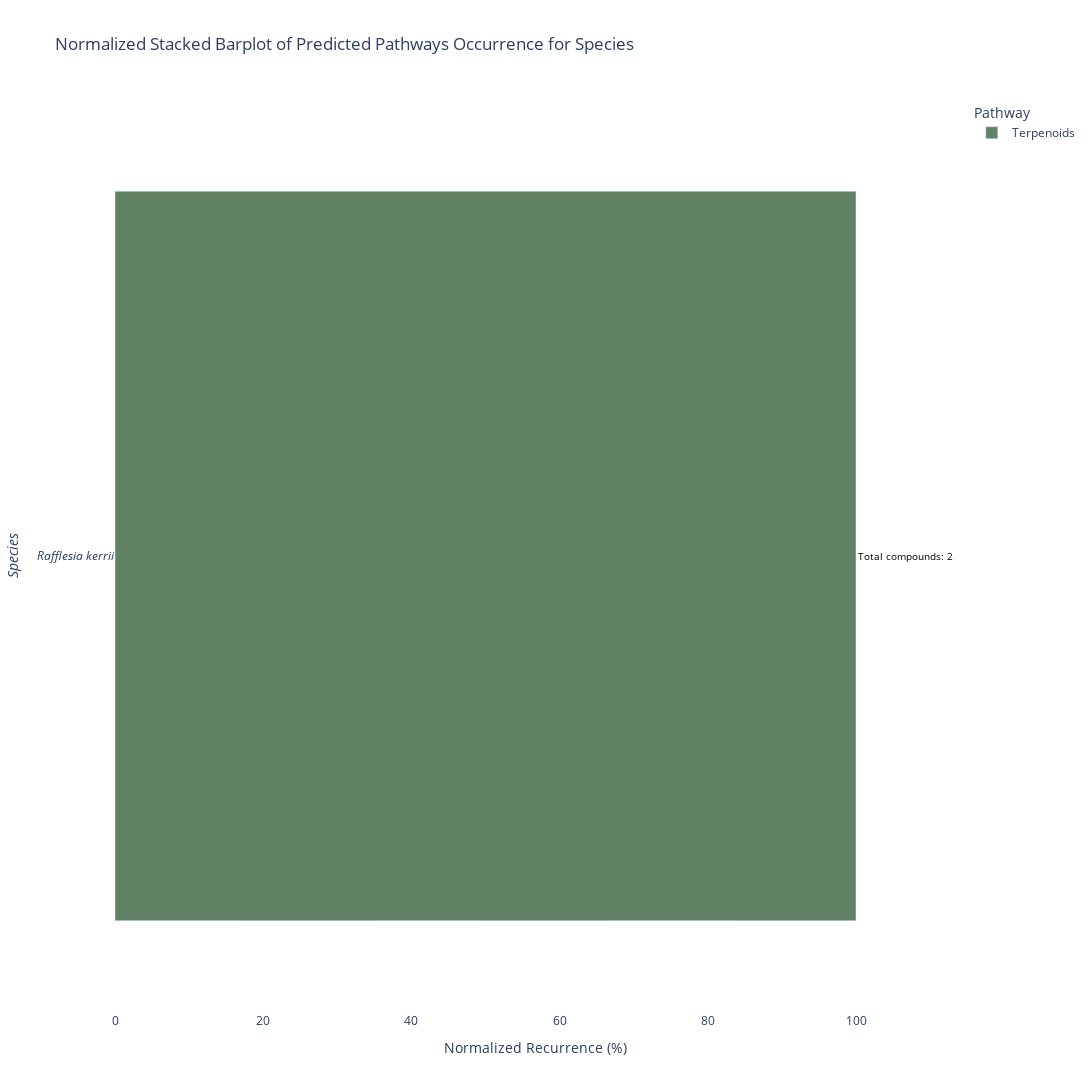

Notebook code cell kept with this figure:
### Code cell
plot_species_pathway_norm(output_folder)

### Figure 1 — Plotly figure (JSON) as saved in the notebook; plotly's stock layout.template omitted (floating-point values rounded to 4 significant figures)
{"data": [{"alignmentgroup": "True", "hovertemplate": "Pathway=Terpenoids<br>Normalized Recurrence (%)=%{x}<br>species=%{y}<extra></extra>", "legendgroup": "Terpenoids", "marker": {"color": "#618264", "pattern": {"shape": ""}}, "name": "Terpenoids", "offsetgroup": "Terpenoids", "orientation": "h", "showlegend": true, "textposition": "auto", "type": "bar", "x": [100], "xaxis": "x", "y": ["Rafflesia kerrii"], "yaxis": "y"}], "layout": {"annotations": [{"font": {"color": "black", "size": 10}, "showarrow": false, "text": "Total compounds: 2", "x": 100, "xanchor": "left", "y": "Rafflesia kerrii", "yanchor": "middle"}], "barmode": "relative", "height": 1500, "legend": {"title": {"text": "Pathway"}, "tracegroupgap": 0}, "plot_bgcolor": "white", "title": {"text": "Normalized Stacked Barplot of Predicted Pathways Occurrence for Species"}, "width": 1500, "xaxis": {"anchor": "y", "domain": [0, 1], "title": {"text": "Normalized Recurrence (%)"}}, "yaxis": {"anchor": "x", "categoryarray": ["Rafflesia kerrii"], "categoryorder": "array", "domain": [0, 1], "tickmode": "array", "ticktext": ["<i>Rafflesia kerrii</i>"], "tickvals": [0], "title": {"text": "<i>Species<i>"}}}}
